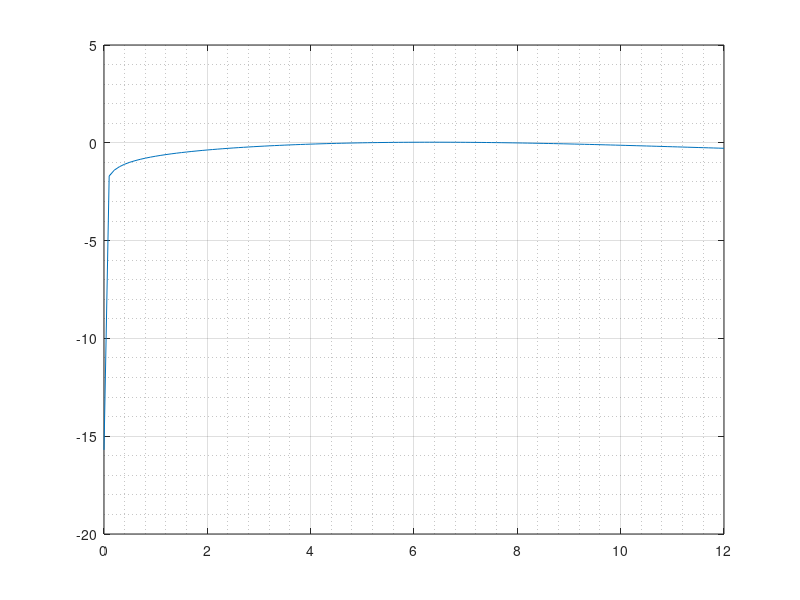

Source code (MATLAB):
function muller
  clc
  display("La ecuacion: log10(x/A)*cos(x/B)")
  A=input('A: ');
  B=input('B: ');
  if (A==0 || B==0)
    display('A o B no pueden ser 0')
    return
  endif

  if (A<0)
    r=-12:0.001:-0.000000000000001;
    plot(r, log10(r/A).*cos(r/B));
   else
    r=0.000000000000001:0.1:12;
    plot(r, log10(r/A).*cos(r/B));
  endif
  grid on;
  grid minor;


  x2=input('x2: ');
  x1=input('x1: ');
  x0=input('x0: ');

  errU=input('Tmaño del error: ');

  display('Iteracion: ')
  i=1
  %evaluo en los 3 puntos
  evax2=log10(x2/A).*cos(x2/B);
  evax1=log10(x1/A).*cos(x1/B);
  evax0=log10(x0/A).*cos(x0/B);

  %calculo de operaciones
  fx2x1 = (evax2-evax1)/(x2-x1);
  fx1x0 = (evax1-evax0)/(x1-x0);
  fx2x1x0 = (fx2x1-fx1x0)/(x2-x0);

  a2=fx2x1x0;
  a1=fx2x1 - (x2+x1)*a2;
  a0=evax2 -x2*(fx2x1 - x1*a2);

  %calculo discriminante
  ant1=-a1+(a1^2 -4*a0*a2)^(1/2);
  ant2=-a1-(a1^2 -4*a0*a2)^(1/2);

  %decido en funcion de cual es mayor con valor absoluto
  if (abs(ant1)>abs(ant2))
    x3=(2*(a0))/(ant2)
  else
    x3=(2*(a0))/(ant1)
  endif


  %calculo error
  errAbs = abs(x3-x2)

  display("  \n")

while (errAbs>errU)
  display('Iteracion: ')
  i=i+1

  %actualizo las variables
  x0=x1;
  x1=x2;
  x2=x3;

  %evaluo en los 3 puntos
  evax2=log10(x2/A).*cos(x2/B);
  evax1=log10(x1/A).*cos(x1/B);
  evax0=log10(x0/A).*cos(x0/B);

  %calculo de operaciones
  fx2x1 = (evax2-evax1)/(x2-x1);
  fx1x0 = (evax1-evax0)/(x1-x0);
  fx2x1x0 = (fx2x1-fx1x0)/(x2-x0);

  a2=fx2x1x0;
  a1=fx2x1 - (x2+x1)*a2;
  a0=evax2 -x2*(fx2x1 - x1*a2);

  %calculo discriminante
  ant1=-a1+(a1^2 -4*a0*a2)^(1/2);
  ant2=-a1-(a1^2 -4*a0*a2)^(1/2);

  %decido en funcion de cual es mayor con valor absoluto
  if (abs(ant1)>abs(ant2))
    x3=(2*(a0))/(ant2)
  else
    x3=(2*(a0))/(ant1)
  endif

  %calculo error
  errAbs = abs(x3-x2)

  display("  \n")
endwhile

endfunction
